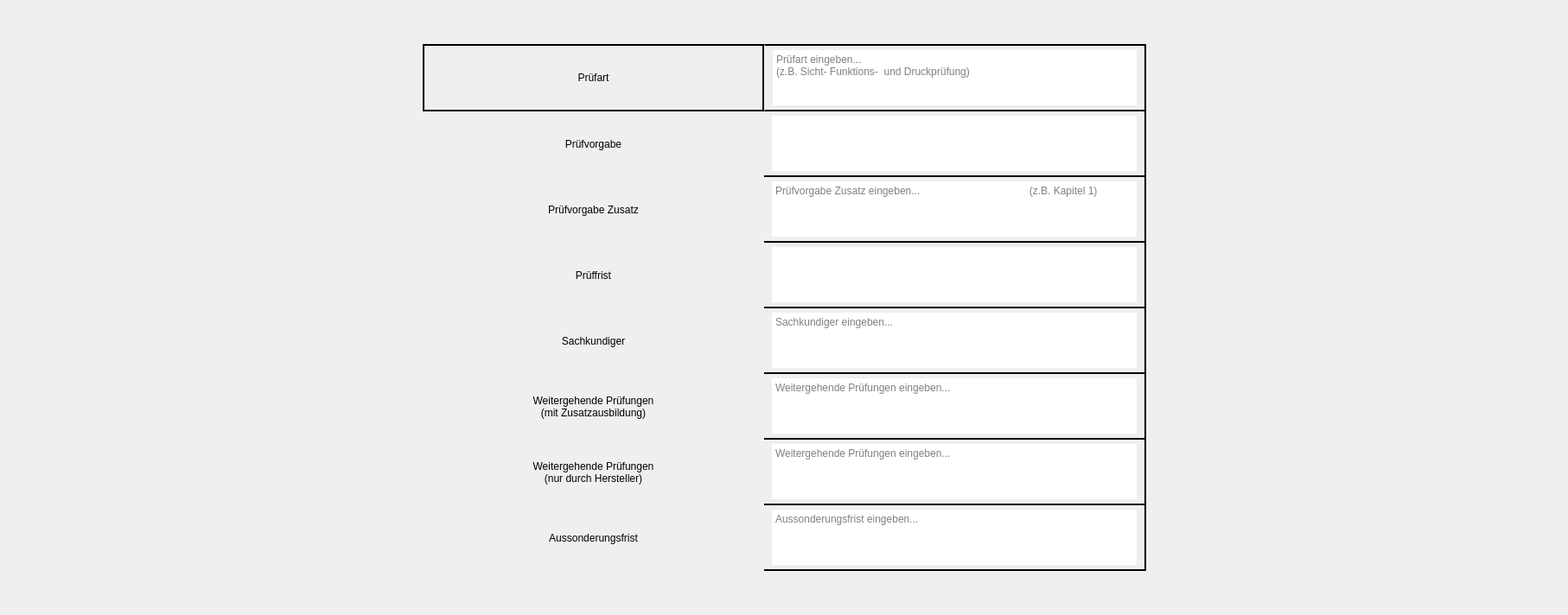
      <widget class="QWidget" name="pruefanweisungInfos">
       <layout class="QHBoxLayout" name="horizontalLayout_3">
        <item>
         <spacer name="linksPruefanweisungInfosSpacer">
          <property name="orientation">
           <enum>Qt::Orientation::Horizontal</enum>
          </property>
          <property name="sizeHint" stdset="0">
           <size>
            <width>478</width>
            <height>20</height>
           </size>
          </property>
         </spacer>
        </item>
        <item>
         <layout class="QVBoxLayout" name="pruefanweisungInfosLayout">
          <item>
           <spacer name="obenPruefanweisungInfosSpacer">
            <property name="orientation">
             <enum>Qt::Orientation::Vertical</enum>
            </property>
            <property name="sizeHint" stdset="0">
             <size>
              <width>20</width>
              <height>40</height>
             </size>
            </property>
           </spacer>
          </item>
          <item>
           <layout class="QFormLayout" name="pruefanweisungInfosTabelle">
            <property name="labelAlignment">
             <set>Qt::AlignmentFlag::AlignCenter</set>
            </property>
            <property name="formAlignment">
             <set>Qt::AlignmentFlag::AlignCenter</set>
            </property>
            <property name="horizontalSpacing">
             <number>0</number>
            </property>
            <property name="verticalSpacing">
             <number>0</number>
            </property>
            <item row="1" column="0">
             <widget class="QLabel" name="pruefanweisungInfosPruefvorgabe">
              <property name="sizePolicy">
               <sizepolicy hsizetype="Fixed" vsizetype="Preferred">
                <horstretch>0</horstretch>
                <verstretch>0</verstretch>
               </sizepolicy>
              </property>
              <property name="minimumSize">
               <size>
                <width>395</width>
                <height>76</height>
               </size>
              </property>
              <property name="styleSheet">
               <string notr="true">font: 600 16pt &quot;Segoe UI&quot;;
border-left: 2px solid black;
border-right: 2px solid black;
border-bottom: 2px solid black;</string>
              </property>
              <property name="text">
               <string>Prüfvorgabe</string>
              </property>
              <property name="alignment">
               <set>Qt::AlignmentFlag::AlignCenter</set>
              </property>
             </widget>
            </item>
            <item row="3" column="0">
             <widget class="QLabel" name="pruefanweisungInfosPrueffrist">
              <property name="sizePolicy">
               <sizepolicy hsizetype="Fixed" vsizetype="Preferred">
                <horstretch>0</horstretch>
                <verstretch>0</verstretch>
               </sizepolicy>
              </property>
              <property name="minimumSize">
               <size>
                <width>395</width>
                <height>76</height>
               </size>
              </property>
              <property name="styleSheet">
               <string notr="true">font: 600 16pt &quot;Segoe UI&quot;;
border-left: 2px solid black;
border-right: 2px solid black;
border-bottom: 2px solid black;</string>
              </property>
              <property name="text">
               <string>Prüffrist</string>
              </property>
              <property name="alignment">
               <set>Qt::AlignmentFlag::AlignCenter</set>
              </property>
             </widget>
            </item>
            <item row="4" column="0">
             <widget class="QLabel" name="pruefanweisungInfosSachkundiger">
              <property name="sizePolicy">
               <sizepolicy hsizetype="Fixed" vsizetype="Preferred">
                <horstretch>0</horstretch>
                <verstretch>0</verstretch>
               </sizepolicy>
              </property>
              <property name="minimumSize">
               <size>
                <width>395</width>
                <height>76</height>
               </size>
              </property>
              <property name="styleSheet">
               <string notr="true">font: 600 16pt &quot;Segoe UI&quot;;
border-left: 2px solid black;
border-right: 2px solid black;
border-bottom: 2px solid black;</string>
              </property>
              <property name="text">
               <string>Sachkundiger</string>
              </property>
              <property name="alignment">
               <set>Qt::AlignmentFlag::AlignCenter</set>
              </property>
             </widget>
            </item>
            <item row="5" column="0">
             <widget class="QLabel" name="pruefanweisungInfosZusatzausbildung">
              <property name="sizePolicy">
               <sizepolicy hsizetype="Fixed" vsizetype="Preferred">
                <horstretch>0</horstretch>
                <verstretch>0</verstretch>
               </sizepolicy>
              </property>
              <property name="minimumSize">
               <size>
                <width>395</width>
                <height>76</height>
               </size>
              </property>
              <property name="styleSheet">
               <string notr="true">font: 600 16pt &quot;Segoe UI&quot;;
border-left: 2px solid black;
border-right: 2px solid black;
border-bottom: 2px solid black;</string>
              </property>
              <property name="text">
               <string>&lt;html&gt;&lt;head/&gt;&lt;body&gt;&lt;p&gt;Weitergehende Prüfungen&lt;br/&gt;&lt;span style=&quot; font-weight:400;&quot;&gt;(mit Zusatzausbildung)&lt;/span&gt;&lt;/p&gt;&lt;/body&gt;&lt;/html&gt;</string>
              </property>
              <property name="alignment">
               <set>Qt::AlignmentFlag::AlignCenter</set>
              </property>
             </widget>
            </item>
            <item row="6" column="0">
             <widget class="QLabel" name="pruefanweisungInfosHersteller">
              <property name="sizePolicy">
               <sizepolicy hsizetype="Fixed" vsizetype="Preferred">
                <horstretch>0</horstretch>
                <verstretch>0</verstretch>
               </sizepolicy>
              </property>
              <property name="minimumSize">
               <size>
                <width>395</width>
                <height>76</height>
               </size>
              </property>
              <property name="styleSheet">
               <string notr="true">font: 600 16pt &quot;Segoe UI&quot;;
border-left: 2px solid black;
border-right: 2px solid black;
border-bottom: 2px solid black;</string>
              </property>
              <property name="text">
               <string>&lt;html&gt;&lt;head/&gt;&lt;body&gt;&lt;p&gt;Weitergehende Prüfungen&lt;br/&gt;&lt;span style=&quot; font-weight:400;&quot;&gt;(nur durch Hersteller)&lt;/span&gt;&lt;/p&gt;&lt;/body&gt;&lt;/html&gt;</string>
              </property>
              <property name="alignment">
               <set>Qt::AlignmentFlag::AlignCenter</set>
              </property>
             </widget>
            </item>
            <item row="7" column="0">
             <widget class="QLabel" name="pruefanweisungInfosAussonderungsfrist">
              <property name="sizePolicy">
               <sizepolicy hsizetype="Fixed" vsizetype="Preferred">
                <horstretch>0</horstretch>
                <verstretch>0</verstretch>
               </sizepolicy>
              </property>
              <property name="minimumSize">
               <size>
                <width>395</width>
                <height>76</height>
               </size>
              </property>
              <property name="styleSheet">
               <string notr="true">font: 600 16pt &quot;Segoe UI&quot;;
border-left: 2px solid black;
border-right: 2px solid black;
border-bottom: 2px solid black;</string>
              </property>
              <property name="text">
               <string>Aussonderungsfrist</string>
              </property>
              <property name="alignment">
               <set>Qt::AlignmentFlag::AlignCenter</set>
              </property>
             </widget>
            </item>
            <item row="5" column="1">
             <widget class="QPlainTextEdit" name="pruefanweisungInfosZusatzausbildungEingeben">
              <property name="sizePolicy">
               <sizepolicy hsizetype="Expanding" vsizetype="Ignored">
                <horstretch>0</horstretch>
                <verstretch>0</verstretch>
               </sizepolicy>
              </property>
              <property name="minimumSize">
               <size>
                <width>442</width>
                <height>0</height>
               </size>
              </property>
              <property name="styleSheet">
               <string notr="true">font: 14pt &quot;Segoe UI&quot;;
border: none;
border-right: 2px solid black;
border-bottom: 2px solid black;
padding: 5px;
padding-left: 9px;
padding-right: 9px;</string>
              </property>
              <property name="placeholderText">
               <string>Weitergehende Prüfungen eingeben...</string>
              </property>
             </widget>
            </item>
            <item row="1" column="1">
             <widget class="QPlainTextEdit" name="pruefanweisungInfosPruefvorgabeEingeben">
              <property name="sizePolicy">
               <sizepolicy hsizetype="Expanding" vsizetype="Ignored">
                <horstretch>0</horstretch>
                <verstretch>0</verstretch>
               </sizepolicy>
              </property>
              <property name="minimumSize">
               <size>
                <width>442</width>
                <height>0</height>
               </size>
              </property>
              <property name="styleSheet">
               <string notr="true">font: 14pt &quot;Segoe UI&quot;;
border: none;
border-right: 2px solid black;
border-bottom: 2px solid black;
padding: 5px;
padding-left: 9px;
padding-right: 9px;</string>
              </property>
              <property name="plainText">
               <string/>
              </property>
              <property name="placeholderText">
               <string>Prüfvorgabe eingeben...                                            (z.B. DGUV-Grundsatz 305-002)</string>
              </property>
             </widget>
            </item>
            <item row="3" column="1">
             <widget class="QPlainTextEdit" name="pruefanweisungInfosPrueffristEingeben">
              <property name="sizePolicy">
               <sizepolicy hsizetype="Expanding" vsizetype="Ignored">
                <horstretch>0</horstretch>
                <verstretch>0</verstretch>
               </sizepolicy>
              </property>
              <property name="minimumSize">
               <size>
                <width>442</width>
                <height>0</height>
               </size>
              </property>
              <property name="styleSheet">
               <string notr="true">font: 14pt &quot;Segoe UI&quot;;
border: none;
border-right: 2px solid black;
border-bottom: 2px solid black;
padding: 5px;
padding-left: 9px;
padding-right: 9px;</string>
              </property>
              <property name="plainText">
               <string/>
              </property>
              <property name="placeholderText">
               <string>Prüffrist eingeben...</string>
              </property>
             </widget>
            </item>
            <item row="4" column="1">
             <widget class="QPlainTextEdit" name="pruefanweisungInfosSachkundigerEingeben">
              <property name="sizePolicy">
               <sizepolicy hsizetype="Expanding" vsizetype="Ignored">
                <horstretch>0</horstretch>
                <verstretch>0</verstretch>
               </sizepolicy>
              </property>
              <property name="minimumSize">
               <size>
                <width>442</width>
                <height>0</height>
               </size>
              </property>
              <property name="styleSheet">
               <string notr="true">font: 14pt &quot;Segoe UI&quot;;
border: none;
border-right: 2px solid black;
border-bottom: 2px solid black;
padding: 5px;
padding-left: 9px;
padding-right: 9px;</string>
              </property>
              <property name="placeholderText">
               <string>Sachkundiger eingeben...</string>
              </property>
             </widget>
            </item>
            <item row="6" column="1">
             <widget class="QPlainTextEdit" name="pruefanweisungInfosHerstellerEingeben">
              <property name="sizePolicy">
               <sizepolicy hsizetype="Expanding" vsizetype="Ignored">
                <horstretch>0</horstretch>
                <verstretch>0</verstretch>
               </sizepolicy>
              </property>
              <property name="minimumSize">
               <size>
                <width>442</width>
                <height>0</height>
               </size>
              </property>
              <property name="styleSheet">
               <string notr="true">font: 14pt &quot;Segoe UI&quot;;
border: none;
border-right: 2px solid black;
border-bottom: 2px solid black;
padding: 5px;
padding-left: 9px;
padding-right: 9px;</string>
              </property>
              <property name="placeholderText">
               <string>Weitergehende Prüfungen eingeben...</string>
              </property>
             </widget>
            </item>
            <item row="7" column="1">
             <widget class="QPlainTextEdit" name="pruefanweisungInfosAussonderungsfristEingeben">
              <property name="sizePolicy">
               <sizepolicy hsizetype="Expanding" vsizetype="Ignored">
                <horstretch>0</horstretch>
                <verstretch>0</verstretch>
               </sizepolicy>
              </property>
              <property name="minimumSize">
               <size>
                <width>442</width>
                <height>0</height>
               </size>
              </property>
              <property name="styleSheet">
               <string notr="true">font: 14pt &quot;Segoe UI&quot;;
border: none;
border-right: 2px solid black;
border-bottom: 2px solid black;
padding: 5px;
padding-left: 9px;
padding-right: 9px;</string>
              </property>
              <property name="placeholderText">
               <string>Aussonderungsfrist eingeben...</string>
              </property>
             </widget>
            </item>
            <item row="2" column="0">
             <widget class="QLabel" name="pruefanweisungInfosPruefvorgabeZusatz">
              <property name="minimumSize">
               <size>
                <width>395</width>
                <height>76</height>
               </size>
              </property>
              <property name="styleSheet">
               <string notr="true">font: 600 16pt &quot;Segoe UI&quot;;
border-left: 2px solid black;
border-right: 2px solid black;
border-bottom: 2px solid black;</string>
              </property>
              <property name="text">
               <string>Prüfvorgabe Zusatz</string>
              </property>
              <property name="alignment">
               <set>Qt::AlignmentFlag::AlignCenter</set>
              </property>
             </widget>
            </item>
            <item row="0" column="0">
             <widget class="QLabel" name="pruefanweisungInfosPruefart">
              <property name="minimumSize">
               <size>
                <width>395</width>
                <height>78</height>
               </size>
              </property>
              <property name="styleSheet">
               <string notr="true">font: 600 16pt &quot;Segoe UI&quot;;
border-left: 2px solid black;
border-right: 2px solid black;
border-top: 2px solid black;
border-bottom: 2px solid black;</string>
              </property>
              <property name="text">
               <string>Prüfart</string>
              </property>
              <property name="alignment">
               <set>Qt::AlignmentFlag::AlignCenter</set>
              </property>
             </widget>
            </item>
            <item row="2" column="1">
             <widget class="QPlainTextEdit" name="pruefanweisungInfosPruefvorgabeZusatzEingeben">
              <property name="sizePolicy">
               <sizepolicy hsizetype="Expanding" vsizetype="Ignored">
                <horstretch>0</horstretch>
                <verstretch>0</verstretch>
               </sizepolicy>
              </property>
              <property name="minimumSize">
               <size>
                <width>442</width>
                <height>0</height>
               </size>
              </property>
              <property name="styleSheet">
               <string notr="true">font: 14pt &quot;Segoe UI&quot;;
border: none;
border-right: 2px solid black;
border-bottom: 2px solid black;
padding: 5px;
padding-left: 9px;
padding-right: 9px;</string>
              </property>
              <property name="placeholderText">
               <string>Prüfvorgabe Zusatz eingeben...                                      (z.B. Kapitel 1)</string>
              </property>
             </widget>
            </item>
            <item row="0" column="1">
             <widget class="QPlainTextEdit" name="pruefanweisungInfosPruefartEingeben">
              <property name="sizePolicy">
               <sizepolicy hsizetype="Expanding" vsizetype="Ignored">
                <horstretch>0</horstretch>
                <verstretch>0</verstretch>
               </sizepolicy>
              </property>
              <property name="minimumSize">
               <size>
                <width>442</width>
                <height>0</height>
               </size>
              </property>
              <property name="styleSheet">
               <string notr="true">font: 14pt &quot;Segoe UI&quot;;
border-right: 2px solid black;
border-top: 2px solid black;
border-bottom: 2px solid black;
padding: 5px;
padding-left: 9px;
padding-right: 9px;</string>
              </property>
              <property name="placeholderText">
               <string>Prüfart eingeben...                                                                                           (z.B. Sicht- Funktions-  und Druckprüfung)</string>
              </property>
             </widget>
            </item>
           </layout>
          </item>
          <item>
           <spacer name="untenPruefanweisungInfosSpacer">
            <property name="orientation">
             <enum>Qt::Orientation::Vertical</enum>
            </property>
            <property name="sizeHint" stdset="0">
             <size>
              <width>20</width>
              <height>40</height>
             </size>
            </property>
           </spacer>
          </item>
         </layout>
        </item>
        <item>
         <spacer name="rechtsPruefanweisungInfosSpacer">
          <property name="orientation">
           <enum>Qt::Orientation::Horizontal</enum>
          </property>
          <property name="sizeHint" stdset="0">
           <size>
            <width>477</width>
            <height>20</height>
           </size>
          </property>
         </spacer>
        </item>
       </layout>
      </widget>
